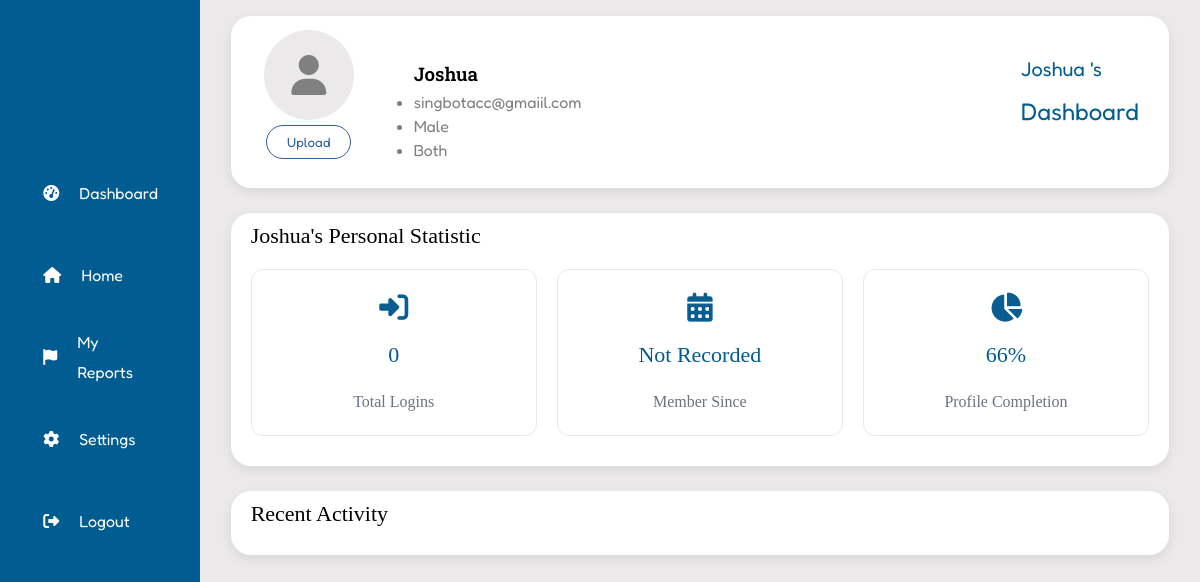
Page /user_profile (signed in) on the earlier database version.
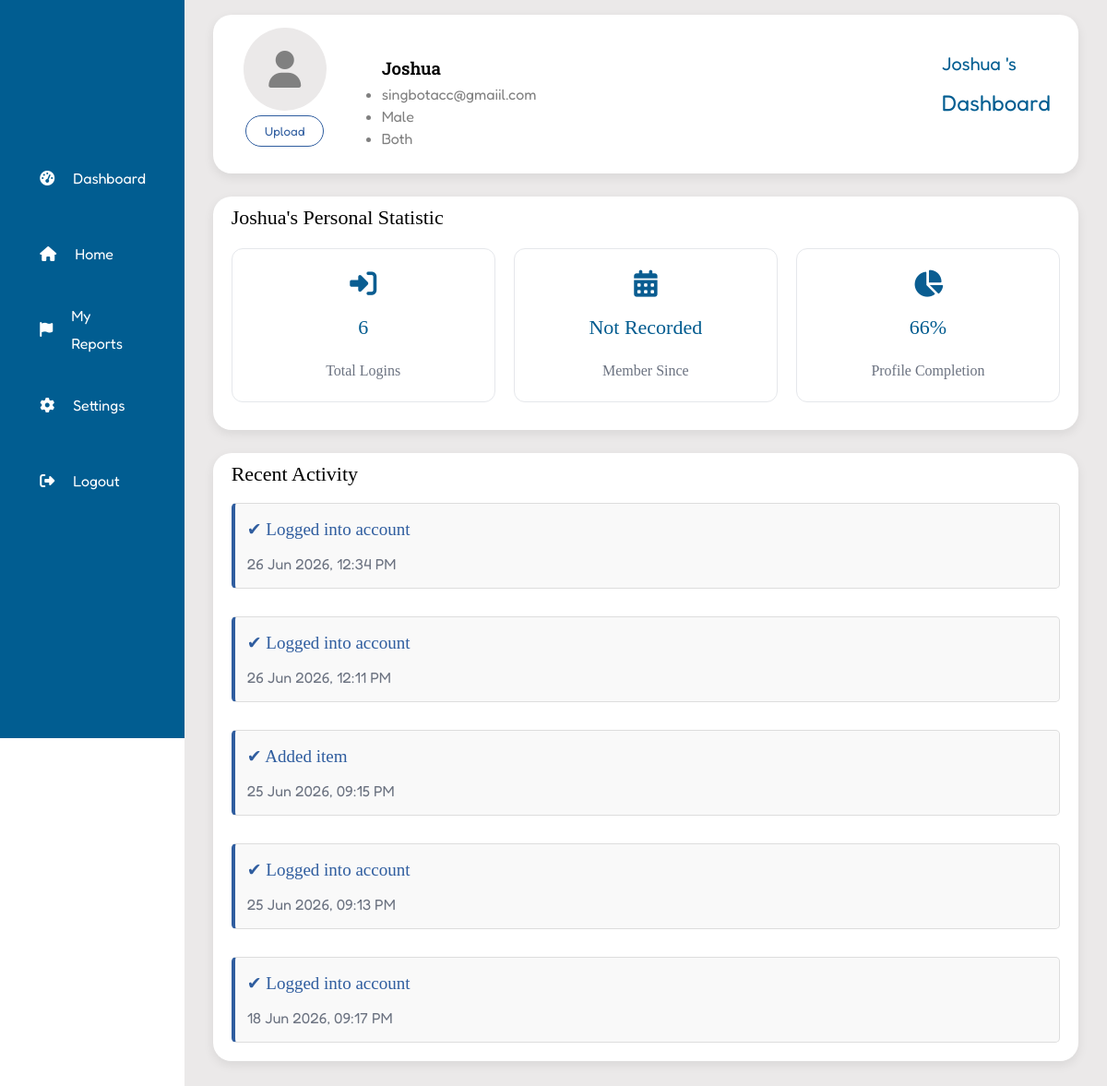
Same page on the later database version.
### tables this page shows
CREATE TABLE user(
                id INTEGER PRIMARY KEY AUTOINCREMENT,
                email TEXT NOT NULL UNIQUE,
                username TEXT NOT NULL,
                password TEXT NOT NULL,
                gender TEXT NOT NULL,
                role TEXT NOT NULL
                , profile_image TEXT, phone_num TEXT, address TEXT, login_count INTEGER DEFAULT 0, register_time TEXT);

CREATE TABLE activity(
                id INTEGER PRIMARY KEY AUTOINCREMENT,
                user_id INTEGER,
                activity TEXT,
                activity_time TEXT
                );

### app.py (the view)
@app.route("/user_profile")
def profile():
    user_id = session.get('user_id')
    if not user_id:
        return redirect(url_for('login'))
    connect = sqlite3.connect("database.db")
    connect.row_factory = sqlite3.Row  # access column by name
    cursor = connect.cursor()
    cursor.execute("SELECT * FROM user WHERE id = ?", (user_id,))
    user = cursor.fetchone()
    profile_column = [user["username"], user["email"],
                      user["phone_num"], user["role"], user["gender"], user["address"]]
    filled = sum(1 for f in profile_column
                 if f and str(f).strip() != "" and str(f).strip().lower() != "none")
    total = len(profile_column)
    percentage = int((filled/total)*100)
    cursor.execute(
        """SELECT * FROM activity WHERE user_id =? ORDER BY activity_time DESC LIMIT 5""", (user_id,))  # DESC = descending (newest first) only get the 7 latest activity
    recent_activity = cursor.fetchall()
    connect.close()
    return render_template("user_profile.html", username=user["username"], email=user["email"], phone_num=user["phone_num"], role=user["role"], gender=user["gender"], login_count=user["login_count"] or 0, profile_image=user["profile_image"]if user else None, percentage=percentage, register_time=user["register_time"]if user and user["register_time"] else 'Not Recorded', recent_activity=recent_activity)

### templates/user_profile.html (shortened to what this page needs)
<!DOCTYPE html>
<html lang="en"">
<head>
    <link rel="stylesheet" href="/css/layout.css">
    <link rel="stylesheet" href="https://cdnjs.cloudflare.com/ajax/libs/font-awesome/6.4.0/css/all.min.css">
</head>
<body class="userprofile-body">
    <div class="sidebar">
        <div class="logo"></div>
        <ul>
            <li>
                <a href="{{url_for('profile')}}">
                    <i class="fas fa-tachometer-alt"></i>
                </a>
            </li>
            <li>
                <a href="{{ url_for('home_page') }}">
                    <i class="fas fa-home"></i>
                </a>
            </li>
            <li>
                <a href="{{ url_for('my_reports') }}">
                    <i class="fas fa-flag"></i>
                </a>
            </li>
            <li>
                <a href="{{url_for('setting')}}">
                    <i class="fas fa-cog"></i>
                </a>
            </li>
            <li>
                <a href="{{ url_for('logout') }}">
                    <i class="fas fa-sign-out-alt"></i>
                </a>
            </li>
        </ul>
    </div>
    <div class="maincontent">
        <div class="headeroutside">
            <div class="aboutuser">
                <form action="/upload_profile" method="post" enctype="multipart/form-data">
                    <label for="profile_image" class="profile-picture">
                        <i class="fa-solid fa-user" id="default-icon"{% if profile_image %}style="display:none;"{% endif %}></i>
                    </label>
                    <button class="upload-button" type="submit">Upload</button>
                </form>
                <ul class="user-info">
                    <h3>{{ username }}</h3>
                    <li>{{ email }}</li>
                    <li>{{ gender }}</li>
                    <li>{{ role }}</li>
                </ul>
            </div>
            <div class="header-dashboard">
                <span>{{ username }} 's</span>
                <h2>Dashboard</h2>
            </div>
        </div>
        <div class="statistic">
            <h2>{{ username}}'s Personal Statistic</h2>
            <div class="statisticcontainer">
                <div class="statisticcard">
                    <i class="fa-solid fa-right-to-bracket"></i>
                    <h2>{{ login_count }}</h2>
                    <span>Total Logins</span>
                </div>
                <div class="statisticcard">
                    <i class="fa-solid fa-calendar-days"></i>
                    <h2>{{register_time}}</h2>
                    <span>Member Since</span>
                </div>
                <div class="statisticcard">
                    <i class="fa-solid fa-chart-pie"></i>
                    <h2>{{ percentage }}%</h2>
                    <span>Profile Completion</span>
                </div>
            </div>
        </div>
        <div class="recentactivity">
            <h2>Recent Activity</h2>
            <div class="activity">
                {%for activity in recent_activity%}
                    <div class="activitycontent">
                        <p><strong>✔ {{ activity[2]}}</strong></p>
                        <p>{{ activity[3] }}</p>
                    </div>
                {%endfor%}
            </div>
        </div>
    </div>
</body>
</html>

Differences in the rows shown:
added activity: activity "Logged into account", activity_time "26 Jun 2026, 12:34 PM"
added activity: activity "Logged into account", activity_time "26 Jun 2026, 12:11 PM"
added activity: activity "Added item", activity_time "25 Jun 2026, 09:15 PM"
added activity: activity "Logged into account", activity_time "25 Jun 2026, 09:13 PM"
added activity: activity "Logged into account", activity_time "18 Jun 2026, 09:17 PM"
